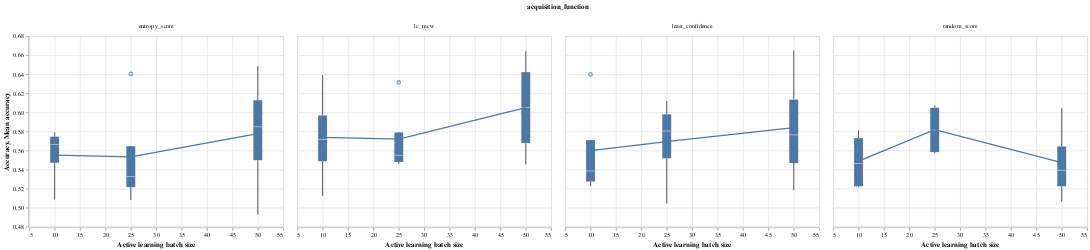

Here is the notebook cell this chart was saved with:
### Markdown cell above
- Actual acquisition functions show a strong positive correlation b/w seed dataset size and accuracy. This makes sense because we expect more data to improve performance.
- This effect is much less strong in the random score function. *why?*

### Code cell
# All else equal, what is the relationship between active learning batch size and accuracy?
results_temp = results[results['acquisition_function'] !='mcw']
base = alt.Chart(results_temp).encode(
    x=alt.X("active_batch_size:Q", scale=exclude_zero_point, title="Active learning batch size"),   
)

plot_against_base(base)

### Figure 1 — Vega-Lite specification as saved in the notebook (floating-point values rounded to 4 significant figures)
{"config": {"view": {"continuousWidth": 400, "continuousHeight": 300}}, "data": {"name": "data-999ef21418a4e3307deae558d29c0d22"}, "facet": {"column": {"type": "nominal", "field": "acquisition_function"}}, "spec": {"layer": [{"mark": "boxplot", "encoding": {"x": {"type": "quantitative", "field": "active_batch_size", "scale": {"zero": false}, "title": "Active learning batch size"}, "y": {"type": "quantitative", "field": "final_accuracy", "scale": {"zero": false}, "title": "Accuracy"}}}, {"mark": "line", "encoding": {"x": {"type": "quantitative", "field": "active_batch_size", "scale": {"zero": false}, "title": "Active learning batch size"}, "y": {"type": "quantitative", "aggregate": "mean", "field": "final_accuracy", "scale": {"zero": false}, "title": "Mean accuracy"}}}]}, "$schema": "https://vega.github.io/schema/vega-lite/v4.8.1.json", "datasets": {"data-999ef21418a4e3307deae558d29c0d22": [{"acquisition_function": "entropy_score", "seed_size": 10000, "active_batch_size": 10, "accuracy": [0.4892, 0.5101, 0.4969, 0.5074, 0.5347, 0.5411, 0.5575, 0.56], "final_accuracy": 0.56}, {"acquisition_function": "entropy_score", "seed_size": 10000, "active_batch_size": 25, "accuracy": [0.5067, 0.4944, 0.5072, 0.4956, 0.5136, 0.5463, 0.5107, 0.5392], "final_accuracy": 0.5392}, {"acquisition_function": "entropy_score", "seed_size": 10000, "active_batch_size": 50, "accuracy": [0.5051, 0.5135, 0.5128, 0.5088, 0.5528, 0.5569, 0.5583, 0.5689], "final_accuracy": 0.5689}, {"acquisition_function": "entropy_score", "seed_size": 15000, "active_batch_size": 10, "accuracy": [0.5108, 0.5104, 0.5031, 0.5358, 0.5203, 0.5587, 0.5567, 0.5792], "final_accuracy": 0.5792}, {"acquisition_function": "entropy_score", "seed_size": 15000, "active_batch_size": 25, "accuracy": [0.4942, 0.4949, 0.5065, 0.5121, 0.5096, 0.5099, 0.5553, 0.5261], "final_accuracy": 0.5261}, {"acquisition_function": "entropy_score", "seed_size": 15000, "active_batch_size": 50, "accuracy": [0.509, 0.4992, 0.5092, 0.5499, 0.5558, 0.5751, 0.5779, 0.6008], "final_accuracy": 0.6008}, {"acquisition_function": "entropy_score", "seed_size": 20000, "active_batch_size": 10, "accuracy": [0.4913, 0.505, 0.5215, 0.5369, 0.5378, 0.5326, 0.5796, 0.5729], "final_accuracy": 0.5729}, {"acquisition_function": "entropy_score", "seed_size": 20000, "active_batch_size": 25, "accuracy": [0.4976, 0.5126, 0.5325, 0.5335, 0.5894, 0.6079, 0.6338, 0.6404], "final_accuracy": 0.6404}, {"acquisition_function": "entropy_score", "seed_size": 20000, "active_batch_size": 50, "accuracy": [0.5071, 0.5146, 0.5576, 0.5572, 0.5969, 0.5999, 0.6429, 0.6486], "final_accuracy": 0.6486}, {"acquisition_function": "entropy_score", "seed_size": 5000, "active_batch_size": 10, "accuracy": [0.4947, 0.5046, 0.4993, 0.4956, 0.5031, 0.4968, 0.4976, 0.5085], "final_accuracy": 0.5085}, {"acquisition_function": "entropy_score", "seed_size": 5000, "active_batch_size": 25, "accuracy": [0.4951, 0.4981, 0.4951, 0.4981, 0.5015, 0.4972, 0.5035, 0.5079], "final_accuracy": 0.5079}, {"acquisition_function": "entropy_score", "seed_size": 5000, "active_batch_size": 50, "accuracy": [0.4951, 0.5003, 0.4974, 0.4946, 0.5011, 0.5044, 0.4938, 0.4926], "final_accuracy": 0.4926}, {"acquisition_function": "lc_mcw", "seed_size": 10000, "active_batch_size": 10, "accuracy": [0.5038, 0.5022, 0.5153, 0.5318, 0.5583, 0.5635, 0.5646, 0.5608], "final_accuracy": 0.5608}, {"acquisition_function": "lc_mcw", "seed_size": 10000, "active_batch_size": 25, "accuracy": [0.4972, 0.5108, 0.4921, 0.4957, 0.5246, 0.5385, 0.561, 0.5486], "final_accuracy": 0.5486}, {"acquisition_function": "lc_mcw", "seed_size": 10000, "active_batch_size": 50, "accuracy": [0.4946, 0.5018, 0.5026, 0.545, 0.5581, 0.5551, 0.5793, 0.5754], "final_accuracy": 0.5754}, {"acquisition_function": "lc_mcw", "seed_size": 15000, "active_batch_size": 10, "accuracy": [0.5142, 0.5315, 0.5172, 0.5683, 0.5707, 0.5768, 0.5896, 0.5826], "final_accuracy": 0.5826}, {"acquisition_function": "lc_mcw", "seed_size": 15000, "active_batch_size": 25, "accuracy": [0.5019, 0.5149, 0.5431, 0.5276, 0.5681, 0.5621, 0.5824, 0.5614], "final_accuracy": 0.5614}, {"acquisition_function": "lc_mcw", "seed_size": 15000, "active_batch_size": 50, "accuracy": [0.4964, 0.5136, 0.5193, 0.5117, 0.5607, 0.5979, 0.5667, 0.6349], "final_accuracy": 0.6349}, {"acquisition_function": "lc_mcw", "seed_size": 20000, "active_batch_size": 10, "accuracy": [0.5103, 0.5478, 0.5661, 0.5787, 0.6218, 0.6125, 0.6122, 0.6392], "final_accuracy": 0.6392}, {"acquisition_function": "lc_mcw", "seed_size": 20000, "active_batch_size": 25, "accuracy": [0.5171, 0.5426, 0.5294, 0.5793, 0.6012, 0.5994, 0.6282, 0.6314], "final_accuracy": 0.6314}, {"acquisition_function": "lc_mcw", "seed_size": 20000, "active_batch_size": 50, "accuracy": [0.4971, 0.5617, 0.5903, 0.5893, 0.624, 0.6374, 0.634, 0.6643], "final_accuracy": 0.6643}, {"acquisition_function": "lc_mcw", "seed_size": 5000, "active_batch_size": 10, "accuracy": [0.5064, 0.4997, 0.5036, 0.5121, 0.5056, 0.4969, 0.4992, 0.5121], "final_accuracy": 0.5121}, {"acquisition_function": "lc_mcw", "seed_size": 5000, "active_batch_size": 25, "accuracy": [0.5014, 0.4917, 0.5212, 0.5083, 0.5172, 0.5139, 0.5222, 0.5461], "final_accuracy": 0.5461}, {"acquisition_function": "lc_mcw", "seed_size": 5000, "active_batch_size": 50, "accuracy": [0.4903, 0.5101, 0.4944, 0.5082, 0.5007, 0.5057, 0.5522, 0.5454], "final_accuracy": 0.5454}, {"acquisition_function": "least_confidence", "seed_size": 10000, "active_batch_size": 10, "accuracy": [0.5024, 0.4933, 0.5049, 0.5043, 0.5094, 0.5375, 0.5535, 0.529], "final_accuracy": 0.529}, {"acquisition_function": "least_confidence", "seed_size": 10000, "active_batch_size": 25, "accuracy": [0.4993, 0.4929, 0.5075, 0.4933, 0.505, 0.5132, 0.5404, 0.5675], "final_accuracy": 0.5675}, {"acquisition_function": "least_confidence", "seed_size": 10000, "active_batch_size": 50, "accuracy": [0.4956, 0.4926, 0.5226, 0.4956, 0.5336, 0.551, 0.5457, 0.5564], "final_accuracy": 0.5564}, {"acquisition_function": "least_confidence", "seed_size": 15000, "active_batch_size": 10, "accuracy": [0.5019, 0.509, 0.5079, 0.5307, 0.5143, 0.5222, 0.5146, 0.5479], "final_accuracy": 0.5479}, {"acquisition_function": "least_confidence", "seed_size": 15000, "active_batch_size": 25, "accuracy": [0.4969, 0.4925, 0.499, 0.5294, 0.5653, 0.5879, 0.6124, 0.6119], "final_accuracy": 0.6119}, {"acquisition_function": "least_confidence", "seed_size": 15000, "active_batch_size": 50, "accuracy": [0.5039, 0.5088, 0.5193, 0.4969, 0.5107, 0.5406, 0.5803, 0.5962], "final_accuracy": 0.5962}, {"acquisition_function": "least_confidence", "seed_size": 20000, "active_batch_size": 10, "accuracy": [0.5044, 0.5156, 0.5385, 0.5354, 0.5732, 0.6015, 0.6049, 0.6399], "final_accuracy": 0.6399}, {"acquisition_function": "least_confidence", "seed_size": 20000, "active_batch_size": 25, "accuracy": [0.5058, 0.5262, 0.5726, 0.5613, 0.5686, 0.5713, 0.5882, 0.5933], "final_accuracy": 0.5933}, {"acquisition_function": "least_confidence", "seed_size": 20000, "active_batch_size": 50, "accuracy": [0.4919, 0.5133, 0.5779, 0.5913, 0.5926, 0.6089, 0.6153, 0.665], "final_accuracy": 0.665}, {"acquisition_function": "least_confidence", "seed_size": 5000, "active_batch_size": 10, "accuracy": [0.4958, 0.4878, 0.4914, 0.5046, 0.5128, 0.5188, 0.4976, 0.5226], "final_accuracy": 0.5226}, {"acquisition_function": "least_confidence", "seed_size": 5000, "active_batch_size": 25, "accuracy": [0.4879, 0.4935, 0.5022, 0.4943, 0.5072, 0.5117, 0.5168, 0.5044], "final_accuracy": 0.5044}, {"acquisition_function": "least_confidence", "seed_size": 5000, "active_batch_size": 50, "accuracy": [0.4993, 0.5026, 0.5018, 0.5001, 0.5049, 0.4985, 0.5046, 0.5181], "final_accuracy": 0.5181}, {"acquisition_function": "random_score", "seed_size": 10000, "active_batch_size": 10, "accuracy": [0.4913, 0.5117, 0.4901, 0.4983, 0.5021, 0.5687, 0.5164, 0.5811], "final_accuracy": 0.5811}, {"acquisition_function": "random_score", "seed_size": 10000, "active_batch_size": 25, "accuracy": [0.4949, 0.5014, 0.5031, 0.4999, 0.5567, 0.5558, 0.5706, 0.604], "final_accuracy": 0.604}, {"acquisition_function": "random_score", "seed_size": 10000, "active_batch_size": 50, "accuracy": [0.5017, 0.4897, 0.5103, 0.5024, 0.5164, 0.5312, 0.5288, 0.5508], "final_accuracy": 0.5508}, {"acquisition_function": "random_score", "seed_size": 15000, "active_batch_size": 10, "accuracy": [0.509, 0.5044, 0.5119, 0.5119, 0.5318, 0.5397, 0.536, 0.5228], "final_accuracy": 0.5228}, {"acquisition_function": "random_score", "seed_size": 15000, "active_batch_size": 25, "accuracy": [0.5086, 0.5021, 0.519, 0.5475, 0.5658, 0.5476, 0.5397, 0.5571], "final_accuracy": 0.5571}, {"acquisition_function": "random_score", "seed_size": 15000, "active_batch_size": 50, "accuracy": [0.5074, 0.5121, 0.4974, 0.525, 0.535, 0.5643, 0.5564, 0.6043], "final_accuracy": 0.6043}, {"acquisition_function": "random_score", "seed_size": 20000, "active_batch_size": 10, "accuracy": [0.4928, 0.5167, 0.5304, 0.5224, 0.5322, 0.5424, 0.5532, 0.5703], "final_accuracy": 0.5703}, {"acquisition_function": "random_score", "seed_size": 20000, "active_batch_size": 25, "accuracy": [0.5088, 0.5071, 0.5243, 0.5321, 0.5414, 0.5339, 0.5465, 0.6074], "final_accuracy": 0.6074}, {"acquisition_function": "random_score", "seed_size": 20000, "active_batch_size": 50, "accuracy": [0.5028, 0.5175, 0.5394, 0.5239, 0.515, 0.5289, 0.5424, 0.5278], "final_accuracy": 0.5278}, {"acquisition_function": "random_score", "seed_size": 5000, "active_batch_size": 10, "accuracy": [0.5103, 0.4951, 0.4951, 0.5054, 0.4968, 0.4985, 0.505, 0.5215], "final_accuracy": 0.5215}, {"acquisition_function": "random_score", "seed_size": 5000, "active_batch_size": 25, "accuracy": [0.5012, 0.5067, 0.4997, 0.5015, 0.5092, 0.5222, 0.5393, 0.5587], "final_accuracy": 0.5587}, {"acquisition_function": "random_score", "seed_size": 5000, "active_batch_size": 50, "accuracy": [0.5108, 0.4956, 0.4926, 0.4988, 0.496, 0.5071, 0.5058, 0.5064], "final_accuracy": 0.5064}]}}
